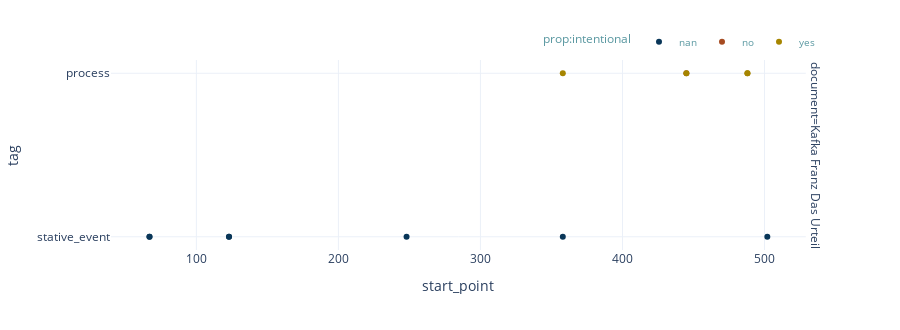

Source (notebook cell):
### Markdown cell above
The plot can be customized by the `color_col` parameter,
for example to vizualize property annotations

### Code cell
my_project.plot_interactive(color_col='prop:intentional')

### Figure 1 — Plotly figure (JSON) as saved in the notebook; plotly's stock layout.template omitted (floating-point values rounded to 4 significant figures)
{"data": [{"customdata": [["<I><br>Es war an einem Sonntagvormittag im schönsten Frühjahr.<br></I>"], ["<I><br>Georg Bendemann, ein junger Kaufmann, saß in seinem Privatzimmer im<br>ersten Stock eines der niedrigen, leichtgebauten Häuser, die entlang des<br>Flusses in einer langen Reihe, fast nur in der Höhe<br>und Färbung unterschieden, sich hinzogen<br></I>"], ["<I><br>Er hatte gerade einen Brief an einen sich im Ausland<br>befindenden Jugendfreund beendet<br></I>"], ["<I><br>den Ellbogen auf den Schreibtisch gestützt<br></I>"], ["<I><br>Es war an einem Sonntagvormittag im schönsten Frühjahr.<br></I>"], ["<I><br>Georg Bendemann, ein junger Kaufmann, saß in seinem Privatzimmer im<br>ersten Stock eines der niedrigen, leichtgebauten Häuser<br></I>"], ["<I><br>die entlang des Flusses in einer langen Reihe, fast nur<br>in der Höhe und Färbung unterschieden, sich hinzogen<br></I>"]], "hovertemplate": "prop:intentional=nan<br>document=Kafka Franz Das Urteil<br>start_point=%{x}<br>tag=%{y}<br>ANNOTATION=%{customdata[0]}<extra></extra>", "legendgroup": "nan", "marker": {"color": "#093658", "symbol": "circle"}, "mode": "markers", "name": "nan", "orientation": "h", "showlegend": true, "type": "scatter", "x": [67, 123, 358, 502, 67, 123, 248], "xaxis": "x", "y": ["stative_event", "stative_event", "stative_event", "stative_event", "stative_event", "stative_event", "stative_event"], "yaxis": "y"}, {"customdata": [["<I><br>verschloß ihn in spielerischer Langsamkeit<br></I>"]], "hovertemplate": "prop:intentional=no<br>document=Kafka Franz Das Urteil<br>start_point=%{x}<br>tag=%{y}<br>ANNOTATION=%{customdata[0]}<extra></extra>", "legendgroup": "no", "marker": {"color": "#A64B21", "symbol": "circle"}, "mode": "markers", "name": "no", "orientation": "h", "showlegend": true, "type": "scatter", "x": [445], "xaxis": "x", "y": ["process"], "yaxis": "y"}, {"customdata": [["<I><br>und sah dann aus dem Fenster auf den Fluß, die<br>Brücke und die Anhöhen am anderen Ufer mit ihrem schwachen<br>Grün<br></I>"], ["<I><br>Er hatte gerade einen Brief an einen sich im Ausland<br>befindenden Jugendfreund beendet<br></I>"], ["<I><br>verschloß ihn in spielerischer Langsamkeit<br></I>"], ["<I><br>und sah dann, den Ellbogen auf den Schreibtisch gestützt, aus<br>dem Fenster auf den Fluß, die Brücke und die Anhöhen<br>am anderen Ufer mit ihrem schwachen Grün<br></I>"]], "hovertemplate": "prop:intentional=yes<br>document=Kafka Franz Das Urteil<br>start_point=%{x}<br>tag=%{y}<br>ANNOTATION=%{customdata[0]}<extra></extra>", "legendgroup": "yes", "marker": {"color": "#A68500", "symbol": "circle"}, "mode": "markers", "name": "yes", "orientation": "h", "showlegend": true, "type": "scatter", "x": [488, 358, 445, 488], "xaxis": "x", "y": ["process", "process", "process", "process"], "yaxis": "y"}], "layout": {"annotations": [{"font": {}, "showarrow": false, "text": "document=Kafka Franz Das Urteil", "textangle": 90, "x": 0.98, "xanchor": "left", "xref": "paper", "y": 0.5, "yanchor": "middle", "yref": "paper"}], "height": 330, "legend": {"font": {"color": "#5A98A1", "size": 10}, "orientation": "h", "title": {"text": "prop:intentional"}, "tracegroupgap": 0, "x": 1, "xanchor": "right", "y": 1.02, "yanchor": "bottom"}, "margin": {"t": 60}, "xaxis": {"anchor": "y", "domain": [0, 0.98], "showticklabels": true, "title": {"text": "start_point"}}, "yaxis": {"anchor": "x", "domain": [0, 1], "title": {"text": "tag"}}}}
